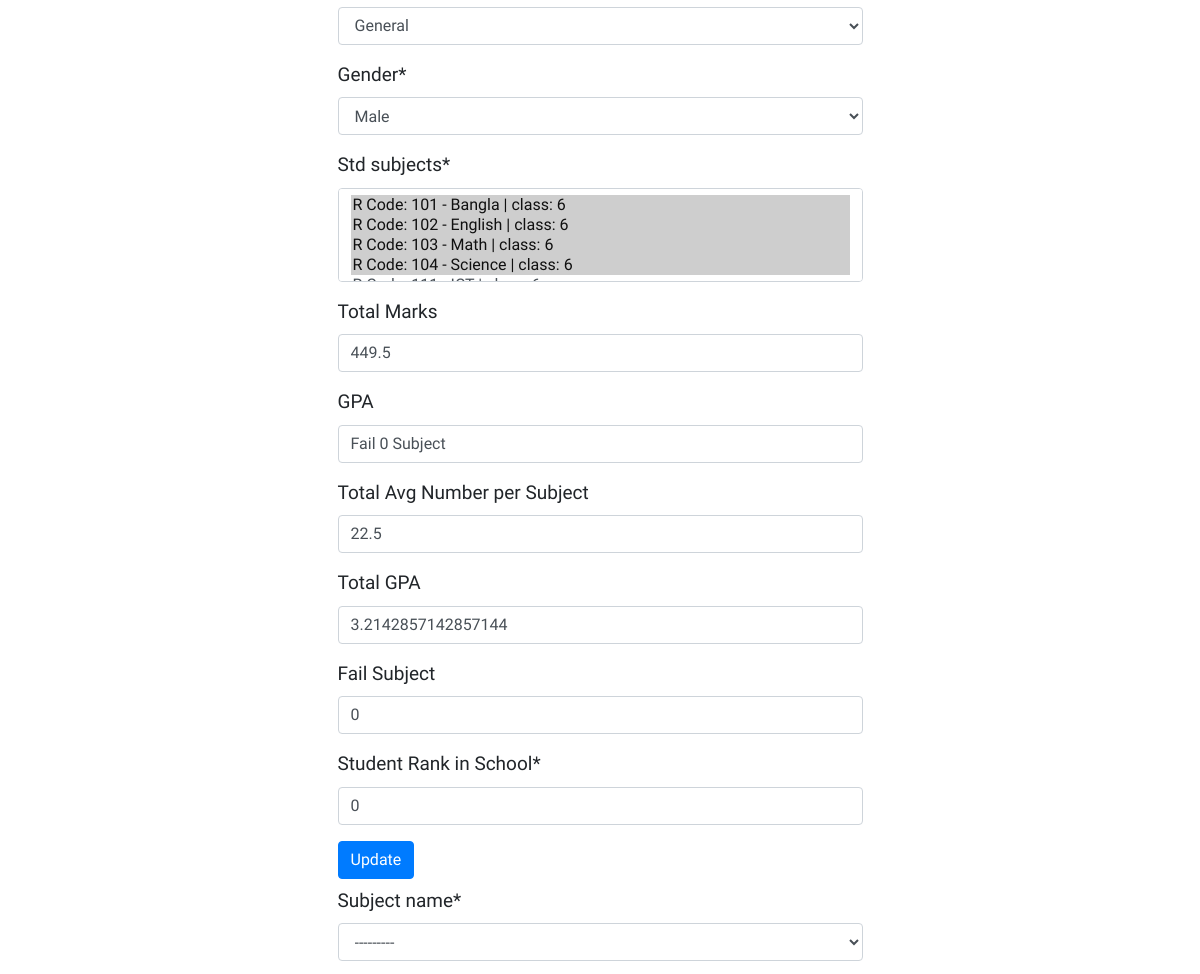
The page /results/student_update/114/ (signed in, middle part) on the database as committed earlier.
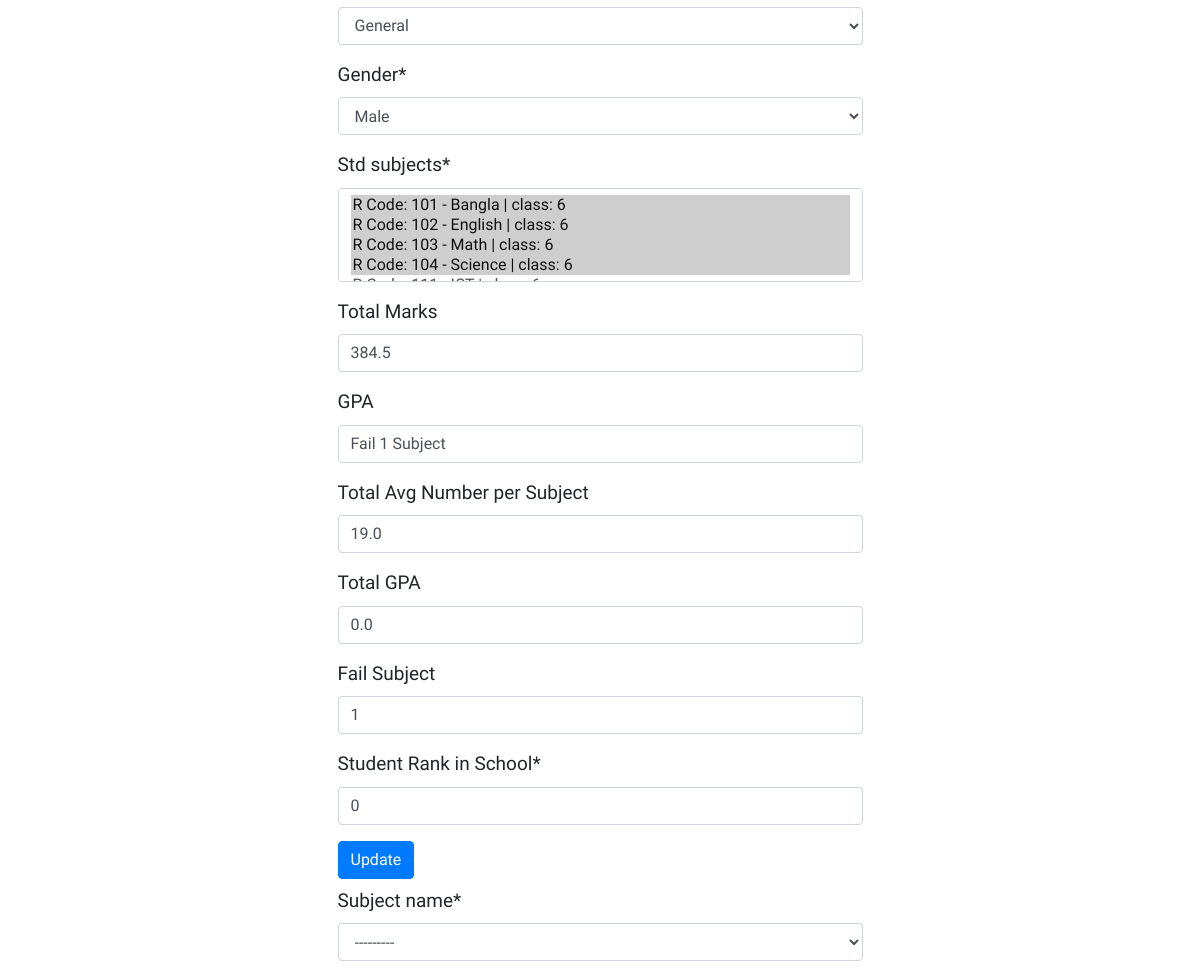
The same page on the database as committed later.
### results/models.py (models this page shows, shortened)
class StdCommon(models.Model):
    pub_date = models.DateTimeField(auto_now_add=True)
    update_date = models.DateTimeField(auto_now=True)

class StudentInfo(StdCommon):
    std_name = models.CharField('Student Name',max_length=100, help_text='Type only student Full Name like as Nazmul Islam or Nazrul Islam')
    std_class = models.CharField('Student Class',max_length=2, choices=STD_CLASS, default=6, help_text='Select a class')
    std_roll = models.IntegerField('Roll Number',help_text='Type Student Roll Number (Only Number)')
    std_group=models.CharField('Group', choices=STD_GROUP, max_length=1, default='G')
    std_gender=models.CharField('Gender', max_length=10, choices=STD_GENDER, default='MALE')
    std_subjects = models.ManyToManyField(StdSubject)
    std_total_marks = models.FloatField('Total Marks', default=0, blank=True, null=True)
    std_gpa = models.CharField('GPA', max_length=50,default='F', blank=True, null=True)
    std_grade_point_total_sum=models.FloatField('Total Avg Number per Subject', blank=True, null=True) # toal grade point sum
    std_grade_point_total_subject_avg = models.FloatField(
        'Total GPA', blank=True, null=True) #avg gradepoint
    std_fail_subject=models.IntegerField('Fail Subject', blank=True, null=True)
    rank=models.IntegerField('Student Rank in School',default=0)
    class Meta:
            verbose_name = ("Student Detail")
            verbose_name_plural = ("Student Detail's")
            ordering = ['std_roll']

### results/views.py (the view)
# urls.py: re_path(r'student_update/(?P<pk>\d+)/$', StudentUpdateView.as_view(), name='std_update'),
class StudentUpdateView(LoginRequiredMixin, UpdateView, FormMixin):
    model=StudentInfo
    fields = ("__all__")
    template_name = 'results/std_update.html'
    success_url = reverse_lazy('std_add')
    login_url = 'login'
    def get_context_data(self, **kwargs):
        std_pk=self.kwargs['pk']
        std=StudentInfo.objects.get(pk=std_pk)
        context = super(StudentUpdateView, self).get_context_data(**kwargs)
        context['marks']=std.marks_set.all()
        context['newForm'] = StudentSubjectGPAFormAdd()
        return context

### results/forms.py
class StudentSubjectGPAFormAdd(forms.ModelForm):
    class Meta:
        model = Marks
        exclude = ('std_name','subject_gpa',
                   'subject_gradepoint', 'std_result')
    def __init__(self, *args, **kwargs):
        super(StudentSubjectGPAFormAdd, self).__init__(*args, **kwargs)
        if self.instance:
            self.fields['subject_marks'].queryset = StudentInfo.objects.filter(
                std_name__exact=self.instance.id)

### results/models.py (called while the page is built)
    def __str__(self):
        return self.subject_type+' Code: '+self.subject_code+' - '+self.subject_name+' | class: '+self.subjet_class

### results/templates/results/std_update.html (shortened to what this page needs)
{% extends "results/base.html" %}
{% load crispy_forms_tags %}
{% block main_content %}
<div class="col-md-6 offset-md-3  centered">
<form action="" method="POST">
        {{form|crispy}}
        <input type="submit" value="Update" class="btn btn-primary">
    </form>
</div>
<div class="col-md-6 offset-md-3  centered">
    <form action="" method="POST">
        {{newForm | crispy}}
    </form>
</div>
{% endblock main_content %}

Rows that differ between the two databases and show on the page:
changed StudentInfo "General": std_total_marks "449.5" → "384.5"; std_gpa "Fail 0 Subject" → "Fail 1 Subject"; std_grade_point_total_sum "22.5" → "19.0"; std_grade_point_total_subject_avg "3.2142857142857144" → "0.0"; std_fail_subject "0" → "1"
